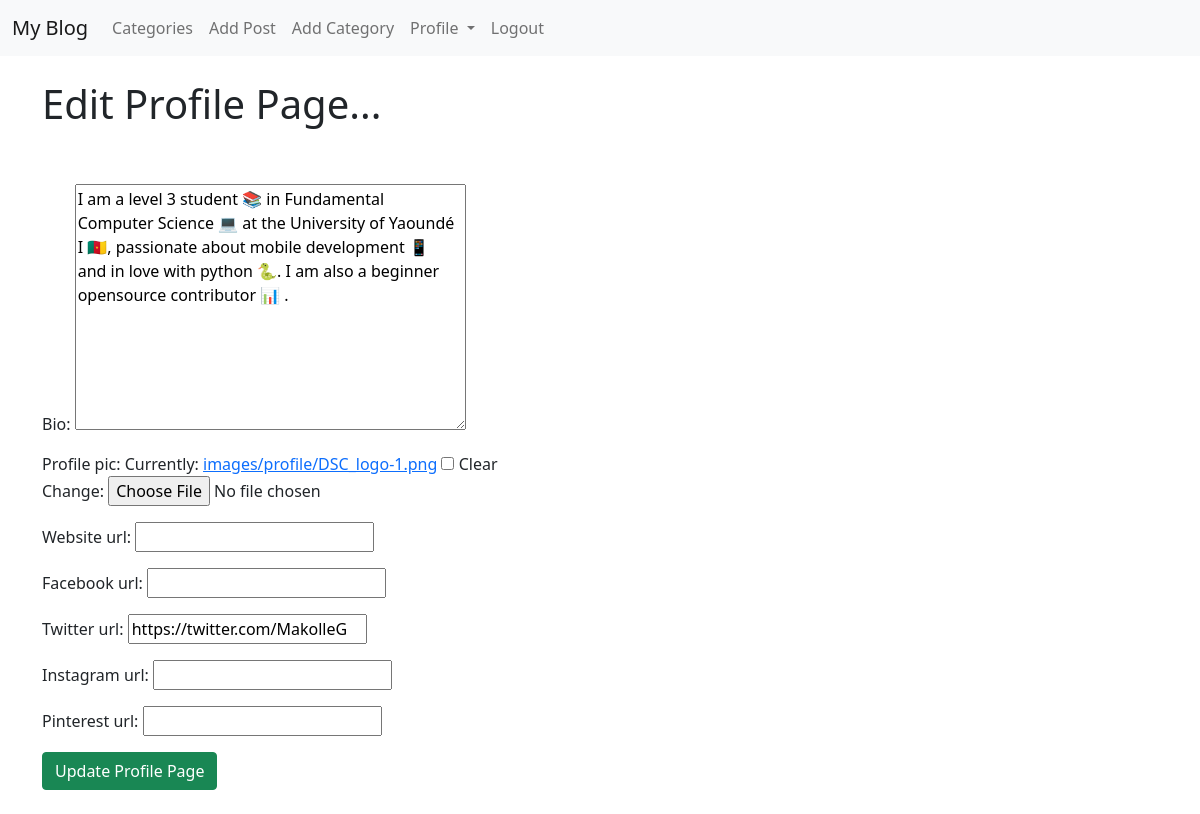
Page /members/1/edit_profile_page/ (signed in) on the committed database.
### theblog/models.py (models this page shows, shortened)
class Profile(models.Model):
    user = models.OneToOneField(User, null=True, on_delete=models.CASCADE)
    bio = models.TextField()
    profile_pic = models.ImageField(blank=True, null=True, upload_to="images/profile/")
    website_url = models.CharField(max_length=255, blank=True, null=True)
    facebook_url = models.CharField(max_length=255, blank=True, null=True)
    twitter_url = models.CharField(max_length=255, blank=True, null=True)
    instagram_url = models.CharField(max_length=255, blank=True, null=True)
    pinterest_url = models.CharField(max_length=255, blank=True, null=True)

### members/views.py (the view)
# urls.py: path('<int:pk>/edit_profile_page/', EditProfilePageView.as_view(), name="edit-profile-page"),
class EditProfilePageView(generic.UpdateView):
    model = Profile
    template_name = 'registration/edit_profile_page.html'
    fields = [
        'bio',
        'profile_pic',
        'website_url',
        'facebook_url',
        'twitter_url',
        'instagram_url',
        'pinterest_url'
    ]
    success_url = reverse_lazy('home')

### members/templates/registration/edit_profile_page.html (shortened to what this page needs)
{% extends 'base.html' %}
{% block content %}
    {% if user.is_authenticated %}
        {% if user.id == profile.user.id %}
            <h1>Edit Profile Page...</h1>
            <br><br>
            <div class='form-group'>
                <form method="POST" enctype="multipart/form-data">
                    {{ form.as_p }} {% comment %} Positionne les elements du formulaire comme une balise choisis. ici c'est <p>{% endcomment %}
                    <button class="btn btn-success">Update Profile Page</button>
                    <br><br>
            </div>
        {% else %}
            You're not the correct user to edit this page...
        {% endif %}
    {% else %}
        You're not allowed here! (and you know it...)
    {% endif %}
{% endblock %}

### rows in the picture
Profile: bio "I am a level 3 student 📚 in Fundamental Computer Science 💻 at the University of Yaoundé I 🇨🇲, passionate about mobile development 📱 and in love with python 🐍. I am also a beginner opensource contributor 📊 .", twitter_url "https://twitter.com/MakolleG"
